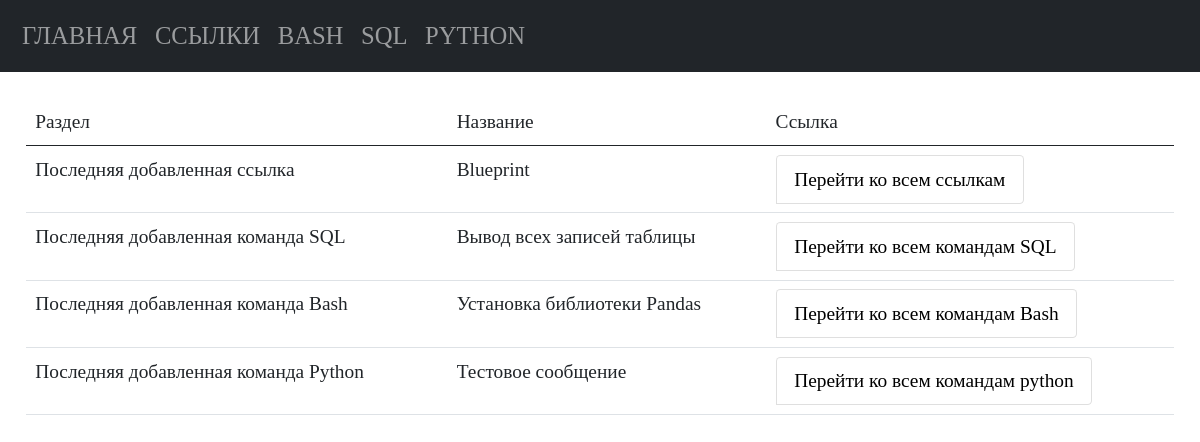
Before: / with the older database file.
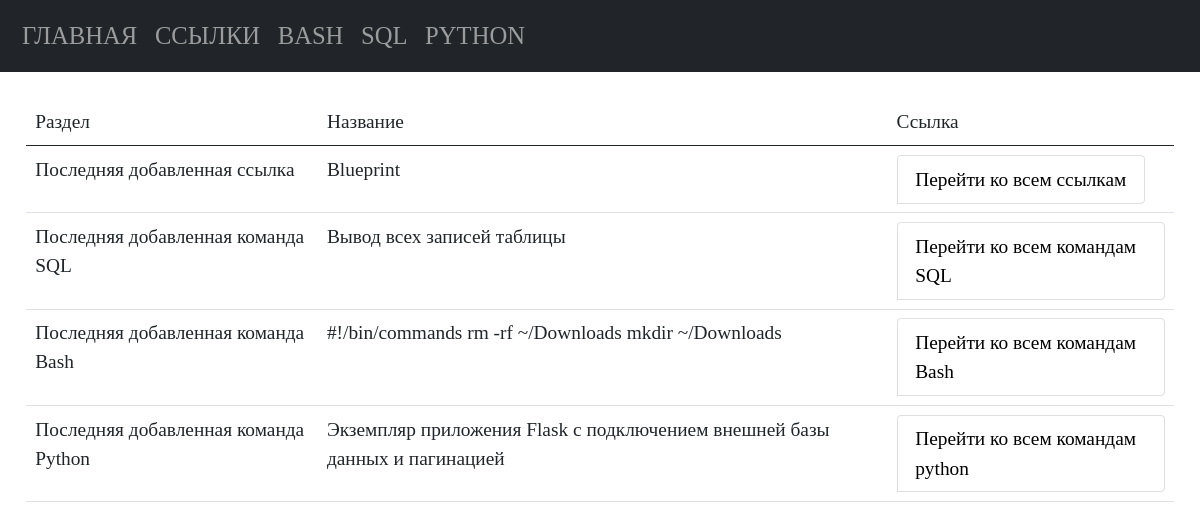
After: the same page with the newer database file.
### tables this page shows
CREATE TABLE "bash" (
    bash_id INTEGER PRIMARY KEY AUTOINCREMENT,
    bash_command TEXT NOT NULL,
    bash_name TEXT NOT NULL
  );

CREATE TABLE "python" (
    "python_id" INTEGER PRIMARY KEY AUTOINCREMENT,
    "python_command" TEXT NOT NULL,
    "python_name" TEXT NOT NULL
  , "python_description" TEXT);

### app.py (the view)
@app.route("/")
def index():
    conn = connect.get_db_connection()
    last_links = conn.execute("SELECT * FROM links ORDER BY 1 DESC").fetchone()
    last_sql = conn.execute("SELECT * FROM sql ORDER BY 1 DESC").fetchone()
    last_bash = conn.execute("SELECT * FROM bash ORDER BY 1 DESC").fetchone()
    last_python = conn.execute("SELECT * FROM python ORDER BY 1 DESC").fetchone()
    return render_template("index.html",
                           last_links=last_links,
                           last_sql=last_sql,
                           last_bash=last_bash,
                           last_python=last_python, )

### modules/connect.py (called while the page is built)
def get_db_connection():
    db_path = os.path.join(BASE_DIR, '../database.db')
    conn = sqlite3.connect(db_path)
    conn.row_factory = sqlite3.Row
    return conn

### templates/index.html (shortened to what this page needs)
{% extends "base.html" %}
{% block content %}
{% include 'index_content.html' %}
{% endblock %}

### templates/index_content.html (shortened to what this page needs)
<table class="table">
   <thead>
      <tr>
         <th scope="col">Раздел</th>
         <th scope="col">Название</th>
         <th scope="col">Ссылка</th>
      </tr>
   </thead>
   <tbody>
      <tr>
         <td>Последняя добавленная ссылка</td>
         <td>{{ last_links.links_name }}</td>
         <td>
            <ul class="list-group list-group-horizontal">
               <li class="list-group-item">
                  <a href="{{ url_for('links_list_commands') }}">Перейти ко всем ссылкам</a>
               </li>
            </ul>
         </td>
      </tr>
      <tr>
         <td>Последняя добавленная команда SQL</td>
         <td>{{ last_sql.sql_name }}</td>
         <td>
            <ul class="list-group list-group-horizontal">
               <li class="list-group-item">
                  <a href="{{ url_for('sql_list_commands') }}">Перейти ко всем командам SQL</a>
               </li>
            </ul>
         </td>
      </tr>
      <tr>
         <td>Последняя добавленная команда Bash</td>
         <td>{{ last_bash.bash_name }}</td>
         <td>
            <ul class="list-group list-group-horizontal">
               <li class="list-group-item">
                  <a href="{{ url_for('bash_list_commands') }}">Перейти ко всем командам Bash</a>
               </li>
            </ul>
         </td>
      </tr>
      <tr>
         <td>Последняя добавленная команда Python</td>
         <td>{{ last_python.python_name }}</td>
         <td>
            <ul class="list-group list-group-horizontal">
               <li class="list-group-item">
                  <a href="{{ url_for('python_list_commands') }}">Перейти ко всем командам python</a>
               </li>
            </ul>
         </td>
      </tr>
   </tbody>
</table>

Changed rows visible on the page:
no longer on this page (row unchanged): bash: bash_name "Установка библиотеки Pandas"
no longer on this page (row unchanged): python: python_name "Тестовое сообщение"
added bash: bash_name "#!/bin/commands rm -rf ~/Downloads mkdir ~/Downloads"
added python: python_name "Экземпляр приложения Flask с подключением внешней базы данных и пагинацией"
